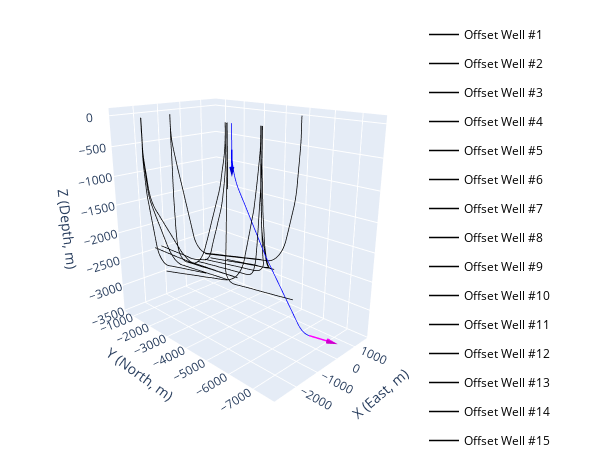

The code cell stored with this chart in its notebook:
### Code cell
# Plot anticollision wellbore trajectory
fig_result=PlotSurvey(wellbore_anticollision, # trajectory data
                fig=fig_result, # figure handle
                style='b-', # line style for the trajectory
                name=f'New Well anticollision', # name of the trajectory in the plot
                show=0) # wait for plottiing all trajectories

# show the figure
fig_result.show()

### Figure 1 — Plotly figure (JSON) as saved in the notebook; plotly's stock layout.template omitted (floating-point values rounded to 4 significant figures; data arrays with more than 128 entries replaced by an {"elided": "..."} marker saying what was removed)
{"data": [{"customdata": {"elided": "184x4 float values"}, "hovertemplate": "Offset Well #1<br>East: %{x:.2f}<br>North: %{y:.2f}<br>Depth: %{z:.2f}<extra>MD: %{customdata[0]:.2f}<br>Inclination: %{customdata[1]:.2f}°<br>Azimuth: %{customdata[2]:.2f}°<br>DLS: %{customdata[3]:.2f}°/30m </extra>", "legendgroup": "Offset Well #1", "line": {"color": "black", "dash": "solid", "width": 1.5}, "mode": "lines", "name": "Offset Well #1", "showlegend": true, "type": "scatter3d", "x": {"elided": "184 float values"}, "y": {"elided": "184 float values"}, "z": {"elided": "184 float values"}}, {"customdata": {"elided": "178x4 float values"}, "hovertemplate": "Offset Well #2<br>East: %{x:.2f}<br>North: %{y:.2f}<br>Depth: %{z:.2f}<extra>MD: %{customdata[0]:.2f}<br>Inclination: %{customdata[1]:.2f}°<br>Azimuth: %{customdata[2]:.2f}°<br>DLS: %{customdata[3]:.2f}°/30m </extra>", "legendgroup": "Offset Well #2", "line": {"color": "black", "dash": "solid", "width": 1.5}, "mode": "lines", "name": "Offset Well #2", "showlegend": true, "type": "scatter3d", "x": {"elided": "178 float values"}, "y": {"elided": "178 float values"}, "z": {"elided": "178 float values"}}, {"customdata": {"elided": "168x4 float values"}, "hovertemplate": "Offset Well #3<br>East: %{x:.2f}<br>North: %{y:.2f}<br>Depth: %{z:.2f}<extra>MD: %{customdata[0]:.2f}<br>Inclination: %{customdata[1]:.2f}°<br>Azimuth: %{customdata[2]:.2f}°<br>DLS: %{customdata[3]:.2f}°/30m </extra>", "legendgroup": "Offset Well #3", "line": {"color": "black", "dash": "solid", "width": 1.5}, "mode": "lines", "name": "Offset Well #3", "showlegend": true, "type": "scatter3d", "x": {"elided": "168 float values"}, "y": {"elided": "168 float values"}, "z": {"elided": "168 float values"}}, {"customdata": {"elided": "186x4 float values"}, "hovertemplate": "Offset Well #4<br>East: %{x:.2f}<br>North: %{y:.2f}<br>Depth: %{z:.2f}<extra>MD: %{customdata[0]:.2f}<br>Inclination: %{customdata[1]:.2f}°<br>Azimuth: %{customdata[2]:.2f}°<br>DLS: %{customdata[3]:.2f}°/30m </extra>", "legendgroup": "Offset Well #4", "line": {"color": "black", "dash": "solid", "width": 1.5}, "mode": "lines", "name": "Offset Well #4", "showlegend": true, "type": "scatter3d", "x": {"elided": "186 float values"}, "y": {"elided": "186 float values"}, "z": {"elided": "186 float values"}}, {"customdata": {"elided": "438x4 float values"}, "hovertemplate": "Offset Well #5<br>East: %{x:.2f}<br>North: %{y:.2f}<br>Depth: %{z:.2f}<extra>MD: %{customdata[0]:.2f}<br>Inclination: %{customdata[1]:.2f}°<br>Azimuth: %{customdata[2]:.2f}°<br>DLS: %{customdata[3]:.2f}°/30m </extra>", "legendgroup": "Offset Well #5", "line": {"color": "black", "dash": "solid", "width": 1.5}, "mode": "lines", "name": "Offset Well #5", "showlegend": true, "type": "scatter3d", "x": {"elided": "438 float values"}, "y": {"elided": "438 float values"}, "z": {"elided": "438 float values"}}, {"customdata": {"elided": "482x4 float values"}, "hovertemplate": "Offset Well #6<br>East: %{x:.2f}<br>North: %{y:.2f}<br>Depth: %{z:.2f}<extra>MD: %{customdata[0]:.2f}<br>Inclination: %{customdata[1]:.2f}°<br>Azimuth: %{customdata[2]:.2f}°<br>DLS: %{customdata[3]:.2f}°/30m </extra>", "legendgroup": "Offset Well #6", "line": {"color": "black", "dash": "solid", "width": 1.5}, "mode": "lines", "name": "Offset Well #6", "showlegend": true, "type": "scatter3d", "x": {"elided": "482 float values"}, "y": {"elided": "482 float values"}, "z": {"elided": "482 float values"}}, {"customdata": {"elided": "580x4 float values"}, "hovertemplate": "Offset Well #7<br>East: %{x:.2f}<br>North: %{y:.2f}<br>Depth: %{z:.2f}<extra>MD: %{customdata[0]:.2f}<br>Inclination: %{customdata[1]:.2f}°<br>Azimuth: %{customdata[2]:.2f}°<br>DLS: %{customdata[3]:.2f}°/30m </extra>", "legendgroup": "Offset Well #7", "line": {"color": "black", "dash": "solid", "width": 1.5}, "mode": "lines", "name": "Offset Well #7", "showlegend": true, "type": "scatter3d", "x": {"elided": "580 float values"}, "y": {"elided": "580 float values"}, "z": {"elided": "580 float values"}}, {"customdata": {"elided": "495x4 float values"}, "hovertemplate": "Offset Well #8<br>East: %{x:.2f}<br>North: %{y:.2f}<br>Depth: %{z:.2f}<extra>MD: %{customdata[0]:.2f}<br>Inclination: %{customdata[1]:.2f}°<br>Azimuth: %{customdata[2]:.2f}°<br>DLS: %{customdata[3]:.2f}°/30m </extra>", "legendgroup": "Offset Well #8", "line": {"color": "black", "dash": "solid", "width": 1.5}, "mode": "lines", "name": "Offset Well #8", "showlegend": true, "type": "scatter3d", "x": {"elided": "495 float values"}, "y": {"elided": "495 float values"}, "z": {"elided": "495 float values"}}, {"customdata": {"elided": "487x4 float values"}, "hovertemplate": "Offset Well #9<br>East: %{x:.2f}<br>North: %{y:.2f}<br>Depth: %{z:.2f}<extra>MD: %{customdata[0]:.2f}<br>Inclination: %{customdata[1]:.2f}°<br>Azimuth: %{customdata[2]:.2f}°<br>DLS: %{customdata[3]:.2f}°/30m </extra>", "legendgroup": "Offset Well #9", "line": {"color": "black", "dash": "solid", "width": 1.5}, "mode": "lines", "name": "Offset Well #9", "showlegend": true, "type": "scatter3d", "x": {"elided": "487 float values"}, "y": {"elided": "487 float values"}, "z": {"elided": "487 float values"}}, {"customdata": [[0.0, 0.0, 0.0, 0.0], [1000.0, 0.0, 0.0, 0.0]], "hovertemplate": "Offset Well #10<br>East: %{x:.2f}<br>North: %{y:.2f}<br>Depth: %{z:.2f}<extra>MD: %{customdata[0]:.2f}<br>Inclination: %{customdata[1]:.2f}°<br>Azimuth: %{customdata[2]:.2f}°<br>DLS: %{customdata[3]:.2f}°/30m </extra>", "legendgroup": "Offset Well #10", "line": {"color": "black", "dash": "solid", "width": 1.5}, "mode": "lines", "name": "Offset Well #10", "showlegend": true, "type": "scatter3d", "x": [-1401.0, -1401.0], "y": [-4396.0, -4396.0], "z": [7.19, -992.8]}, {"customdata": {"elided": "473x4 float values"}, "hovertemplate": "Offset Well #11<br>East: %{x:.2f}<br>North: %{y:.2f}<br>Depth: %{z:.2f}<extra>MD: %{customdata[0]:.2f}<br>Inclination: %{customdata[1]:.2f}°<br>Azimuth: %{customdata[2]:.2f}°<br>DLS: %{customdata[3]:.2f}°/30m </extra>", "legendgroup": "Offset Well #11", "line": {"color": "black", "dash": "solid", "width": 1.5}, "mode": "lines", "name": "Offset Well #11", "showlegend": true, "type": "scatter3d", "x": {"elided": "473 float values"}, "y": {"elided": "473 float values"}, "z": {"elided": "473 float values"}}, {"customdata": {"elided": "510x4 float values"}, "hovertemplate": "Offset Well #12<br>East: %{x:.2f}<br>North: %{y:.2f}<br>Depth: %{z:.2f}<extra>MD: %{customdata[0]:.2f}<br>Inclination: %{customdata[1]:.2f}°<br>Azimuth: %{customdata[2]:.2f}°<br>DLS: %{customdata[3]:.2f}°/30m </extra>", "legendgroup": "Offset Well #12", "line": {"color": "black", "dash": "solid", "width": 1.5}, "mode": "lines", "name": "Offset Well #12", "showlegend": true, "type": "scatter3d", "x": {"elided": "510 float values"}, "y": {"elided": "510 float values"}, "z": {"elided": "510 float values"}}, {"customdata": {"elided": "470x4 float values"}, "hovertemplate": "Offset Well #13<br>East: %{x:.2f}<br>North: %{y:.2f}<br>Depth: %{z:.2f}<extra>MD: %{customdata[0]:.2f}<br>Inclination: %{customdata[1]:.2f}°<br>Azimuth: %{customdata[2]:.2f}°<br>DLS: %{customdata[3]:.2f}°/30m </extra>", "legendgroup": "Offset Well #13", "line": {"color": "black", "dash": "solid", "width": 1.5}, "mode": "lines", "name": "Offset Well #13", "showlegend": true, "type": "scatter3d", "x": {"elided": "470 float values"}, "y": {"elided": "470 float values"}, "z": {"elided": "470 float values"}}, {"customdata": {"elided": "420x4 float values"}, "hovertemplate": "Offset Well #14<br>East: %{x:.2f}<br>North: %{y:.2f}<br>Depth: %{z:.2f}<extra>MD: %{customdata[0]:.2f}<br>Inclination: %{customdata[1]:.2f}°<br>Azimuth: %{customdata[2]:.2f}°<br>DLS: %{customdata[3]:.2f}°/30m </extra>", "legendgroup": "Offset Well #14", "line": {"color": "black", "dash": "solid", "width": 1.5}, "mode": "lines", "name": "Offset Well #14", "showlegend": true, "type": "scatter3d", "x": {"elided": "420 float values"}, "y": {"elided": "420 float values"}, "z": {"elided": "420 float values"}}, {"customdata": {"elided": "506x4 float values"}, "hovertemplate": "Offset Well #15<br>East: %{x:.2f}<br>North: %{y:.2f}<br>Depth: %{z:.2f}<extra>MD: %{customdata[0]:.2f}<br>Inclination: %{customdata[1]:.2f}°<br>Azimuth: %{customdata[2]:.2f}°<br>DLS: %{customdata[3]:.2f}°/30m </extra>", "legendgroup": "Offset Well #15", "line": {"color": "black", "dash": "solid", "width": 1.5}, "mode": "lines", "name": "Offset Well #15", "showlegend": true, "type": "scatter3d", "x": {"elided": "506 float values"}, "y": {"elided": "506 float values"}, "z": {"elided": "506 float values"}}, {"legendgroup": "KOP Direction", "line": {"color": "blue", "dash": "solid", "width": 3}, "mode": "lines", "name": "KOP Direction", "showlegend": false, "type": "scatter3d", "x": [-1336.0, -1336.0], "y": [-4518.0, -4518.0], "z": [-386.6, -686.6]}, {"colorscale": [[0, "blue"], [1, "blue"]], "legendgroup": "KOP Direction", "name": "KOP Direction", "showlegend": true, "showscale": false, "sizemode": "absolute", "sizeref": 150, "type": "cone", "u": [0], "v": [0], "w": [-1], "x": [-1336.0], "y": [-4518.0], "z": [-686.6]}, {"legendgroup": "Target Direction", "line": {"color": "magenta", "dash": "solid", "width": 3}, "mode": "lines", "name": "Target Direction", "showlegend": false, "type": "scatter3d", "x": [-503.3, -339.9], "y": [-7075.0, -7734.0], "z": [-3151.0, -3153.0]}, {"colorscale": [[0, "magenta"], [1, "magenta"]], "legendgroup": "Target Direction", "name": "Target Direction", "showlegend": true, "showscale": false, "sizemode": "absolute", "sizeref": 339.2, "type": "cone", "u": [0.2409], "v": [-0.9706], "w": [-0.003243], "x": [-339.9], "y": [-7734.0], "z": [-3153.0]}, {"customdata": {"elided": "152x4 float values"}, "hovertemplate": "New Well anticollision<br>East: %{x:.2f}<br>North: %{y:.2f}<br>Depth: %{z:.2f}<extra>MD: %{customdata[0]:.2f}<br>Inclination: %{customdata[1]:.2f}°<br>Azimuth: %{customdata[2]:.2f}°<br>DLS: %{customdata[3]:.2f}°/30m </extra>", "legendgroup": "New Well anticollision", "line": {"color": "blue", "dash": "solid", "width": 1.5}, "mode": "lines", "name": "New Well anticollision", "showlegend": true, "type": "scatter3d", "x": {"elided": "152 float values"}, "y": {"elided": "152 float values"}, "z": {"elided": "152 float values"}}], "layout": {"height": 450, "legend": {"bgcolor": "rgba(255,255,255,0.1)", "font": {"color": "black", "size": 12}, "orientation": "v", "x": 0.9, "xanchor": "left", "y": 0.9, "yanchor": "top"}, "margin": {"b": 10, "l": 10, "r": 10, "t": 10}, "scene": {"aspectmode": "manual", "aspectratio": {"x": 0.6376, "y": 1, "z": 1}, "camera": {"eye": {"x": -1.556, "y": -1.556, "z": 0.7524}}, "xaxis": {"range": [-2936.0, 1753.0], "title": {"text": "X (East, m)"}}, "yaxis": {"range": [-7799.0, -444.5], "title": {"text": "Y (North, m)"}}, "zaxis": {"title": {"text": "Z (Depth, m)"}}}, "width": 600}}
